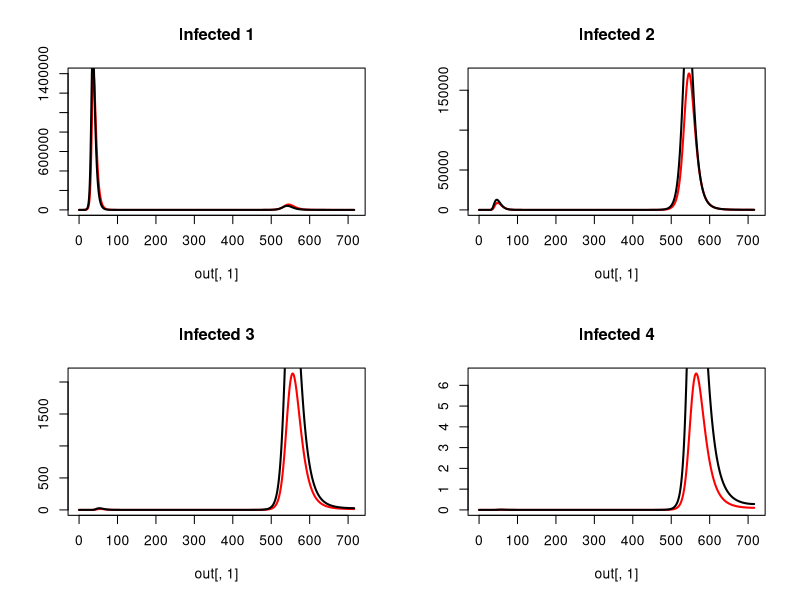

Source code (R):
############################
#CRC info
############################
args = commandArgs(TRUE)
input = as.numeric(args[1])
vac.vec = c(0.25, 0.45, 0.65, 0.85)
vac = c(rep(0,8), vac.vec[input], rep(0,19))

library(deSolve)

############################
#Initial condidtions and parameters
############################
percentage_vec <- c(rep(1.8,5), rep(1.8,5), rep(1.84,5), rep(1.86,5),
                    17.2, 15, 12.7, 8.8, 5.5, 2.8, 1.3, 0.2)
percentage_vec <- percentage_vec / 100
initial_conditions <- as.data.frame(matrix(NA, nrow = 28*4, ncol = 3))
initial_conditions[,2] <- rep(1:28,4)
for(i in 1:4){
  x <- i - 1
  initial_conditions[x*(28) + (1:28),1] <- rep(i,28)
}
initial_conditions[,3] <- rep(percentage_vec,4)

susceptible_init_h <- cbind(initial_conditions[,1], initial_conditions[,2], rep(NA, 112))
susceptible_init_h[,3] <- c(initial_conditions[1:28,3] * 6 *10^6, initial_conditions[29:56,3] * 0, 
                            initial_conditions[57:84,3] * 0, initial_conditions[85:112,3] * 0)
susceptible_init_l <- cbind(initial_conditions[,1], initial_conditions[,2], rep(NA, 112))
susceptible_init_l[,3] <- c(initial_conditions[1:28,3] * 6 *10^6, initial_conditions[29:56,3] * 0, 
                            initial_conditions[57:84,3] * 0, initial_conditions[85:112,3] * 0)

infected_init_h <- cbind(initial_conditions[,1], initial_conditions[,2], rep(NA, 112))
infected_init_h[,3] <- c(initial_conditions[1:28,3] * 1, initial_conditions[29:56,3] * 0, 
                         initial_conditions[57:84,3] * 0, initial_conditions[85:112,3] * 0)
infected_init_l <- cbind(initial_conditions[,1], initial_conditions[,2], rep(NA, 112))
infected_init_l[,3] <- c(initial_conditions[1:28,3] * 1, initial_conditions[29:56,3] * 0, 
                         initial_conditions[57:84,3] * 0, initial_conditions[85:112,3] * 0)

recovered_init_h <- cbind(initial_conditions[,1], initial_conditions[,2], rep(NA, 112))
recovered_init_h[,3] <- c(initial_conditions[1:28,3] * 0, initial_conditions[29:56,3] * 0, 
                          initial_conditions[57:84,3] * 0, initial_conditions[85:112,3] * 0)
recovered_init_l <- cbind(initial_conditions[,1], initial_conditions[,2], rep(NA, 112))
recovered_init_l[,3] <- c(initial_conditions[1:28,3] * 0, initial_conditions[29:56,3] * 0, 
                          initial_conditions[57:84,3] * 0, initial_conditions[85:112,3] * 0)


susceptible_h <- function(exposure){
  x <- exposure - 1
  susceptible <- c(susceptible_init_h[(x * 28) + 1:28,3])
}
susceptible_total_h <- sum(susceptible_h(1) + susceptible_h(2) + susceptible_h(3) + susceptible_h(4))
susceptible_l <- function(exposure){
  x <- exposure - 1
  susceptible <- c(susceptible_init_l[(x * 28) + 1:28,3])
}
susceptible_total_l <- sum(susceptible_l(1) + susceptible_l(2) + susceptible_l(3) + susceptible_l(4))

infected_h <- function(exposure){
  x <- exposure - 1
  infected <- c(infected_init_h[(x * 28) + 1:28,3])
} 
infected_total_h <- sum(infected_h(1) + infected_h(2) + infected_h(3) + infected_h(4))
infected_l <- function(exposure){
  x <- exposure - 1
  infected <- c(infected_init_l[(x * 28) + 1:28,3])
} 
infected_total_l <- sum(infected_l(1) + infected_l(2) + infected_l(3) + infected_l(4))

recovered_h <- function(exposure){
  x <- exposure - 1
  recovered <- c(recovered_init_h[(x * 28) + 1:28,3])
} 
recovered_total_h <- sum(recovered_h(1) + recovered_h(2) + recovered_h(3) + recovered_h(4))
recovered_l <- function(exposure){
  x <- exposure - 1
  recovered <- c(recovered_init_l[(x * 28) + 1:28,3])
} 
recovered_total_l <- sum(recovered_l(1) + recovered_l(2) + recovered_l(3) + recovered_l(4))

population_h <- sum(susceptible_total_h + infected_total_h + recovered_total_h)
population_l <- sum(susceptible_total_l + infected_total_l + recovered_total_l)


native <- c(rep(1, 7), rep(0.86, 9), rep(0.842, 4), 0.814, 0.7676, 0.7784, rep(0.809, 5))

parms <- c(beta_h = 0.6125551,
           beta_l = 0.9155611,
           gamma = 1/4,
           sigma = 1/(365 * 1.2),
           mu = 19 / (1000 * 365),
           delta = c((0.013 / 365), rep(0.001 / 365, 4), rep(0, 10), rep(0.001, 5), 
                     0.002 / 365, 0.0025 / 365, 
                     0.004 / 365, 0.0085 / 365,
                     0.0175 / 365, 0.0425 / 365,
                     0.114 / 365, 0.151 / 365),
           age_window = c(rep(1, 21), rep(10, 7)),
           native = c(rep(1, 7), rep(0.86, 9), rep(0.842, 4), 0.814, 0.7676, 0.7784, rep(0.809, 5)),
           travel <- 1 - native,
           vac_h = vac,
           vac_l = vac)

############################
#MODEL
############################
model <- function(t, y, parms){
  
  beta_h <- parms[1]
  beta_l <- parms[2]
  gamma <- parms[3]
  sigma <- parms[4]
  mu <- parms[5]
  delta <- parms[6:33]
  age_window <- parms[34:61]
  native <- parms[62:89]
  travel <- parms[90:117]
  vac_h <- ifelse(t>(365*30), parms[118:145], rep(0,28))
  vac_l <- ifelse(t>(365*30), parms[146:173], rep(0,28))
  
  
  S1_h <- y[1:28]
  I1_h <- y[29:56]
  R1_h <- y[57:84]
  S2_h <- y[85:112]
  I2_h <- y[113:140]
  R2_h <- y[141:168]
  S3_h <- y[169:196]
  I3_h <- y[197:224]
  R3_h <- y[225:252]
  S4_h <- y[253:280]
  I4_h <- y[281:308]
  R4_h <- y[309:336]
  
  S1_l <- y[337:364]
  I1_l <- y[365:392]
  R1_l <- y[393:420]
  S2_l <- y[421:448]
  I2_l <- y[449:476]
  R2_l <- y[477:504]
  S3_l <- y[505:532]
  I3_l <- y[533:560]
  R3_l <- y[561:588]
  S4_l <- y[589:616]
  I4_l <- y[617:644]
  R4_l <- y[645:672]
  
  FOI <- y[673]
  FOI_h <- y[674]
  FOI_l <- y[675]
  
  infected_total_h <- sum(sum(I1_h), sum(I2_h), sum(I3_h), sum(I4_h))
  population_h <- y[1:336]
  pop_h <- sum(population_h)
  infected_total_l <- sum(sum(I1_l), sum(I2_l), sum(I3_l), sum(I4_l))
  population_l <- y[337:672]
  pop_l <- sum(population_l)
  
  effective_population_h <- population_h + rep(travel,12) * population_l
  effective_population_h <- sum(effective_population_h)
  effective_population_l <- population_l + rep(travel,12) * population_h
  effective_population_l <- sum(effective_population_l)
  
  #first infection
  dS1_h <-  
    mu * c(pop_h, rep(0,27)) +
    c(0, 1/365 / head(age_window, -1) * head(S1_h, -1)) -
    c(1/365 / head(age_window, -1) * head(S1_h, -1), 0) -
    native * S1_h * (beta_h * infected_total_h / effective_population_h) -
    travel * S1_h * (beta_l * infected_total_l / effective_population_l) -
    S1_h * delta -
    S1_h * vac_h
  dS1_l <-  
    mu * c(pop_l, rep(0,27)) +
    c(0, 1/365 / head(age_window, -1) * head(S1_l, -1)) -
    c(1/365 / head(age_window, -1) * head(S1_l, -1), 0) -
    travel * S1_l * (beta_h * infected_total_h / effective_population_h) -
    native * S1_l * (beta_l * infected_total_l / effective_population_l) -
    S1_l * delta - 
    S1_l * vac_l
  
  dI1_h <- 
    native * S1_h * (beta_h * infected_total_h / effective_population_h) +
    travel * S1_h * (beta_l * infected_total_l / effective_population_l) +
    c(0, 1/365 / head(age_window, -1) * head(I1_h, -1)) -
    c(1/365 / head(age_window, -1) * head(I1_h, -1), 0) -
    I1_h * gamma -
    I1_h * delta
  dI1_l <- 
    travel * S1_l * (beta_h * infected_total_h / effective_population_h) +
    native * S1_l * (beta_l * infected_total_l / effective_population_l) +
    c(0, 1/365 / head(age_window, -1) * head(I1_l, -1)) -
    c(1/365 / head(age_window, -1) * head(I1_l, -1), 0) -
    I1_l * gamma -
    I1_l * delta
  
  FOI <- FOI + (sum(dI1_h+dI1_l) / (sum(dS1_h+dS1_l) + 1))
  FOI_h <- FOI_h + (sum(dI1_h) / (sum(dS1_h)+1))
  FOI_l <- FOI_l + (sum(dI1_l) / (sum(dS1_l)+1))
  
  dR1_h <-
    I1_h * gamma +
    c(0, 1/365 / head(age_window, -1) * head(R1_h, -1)) -
    c(1/365 / head(age_window, -1) * head(R1_h, -1), 0) -
    R1_h * sigma -
    R1_h * delta +
    S1_h * vac_h - 
    R1_h * vac_h
  dR1_l <-
    I1_l * gamma +
    c(0, 1/365 / head(age_window, -1) * head(R1_l, -1)) -
    c(1/365 / head(age_window, -1) * head(R1_l, -1), 0) -
    R1_l * sigma -
    R1_l * delta +
    S1_l * vac_l - 
    R1_l * vac_l
  
  #second infection
  dS2_h <- 
    R1_h * sigma +
    c(0, 1/365 / head(age_window, -1) * head(S2_h, -1)) -
    c(1/365 / head(age_window, -1) * head(S2_h, -1), 0) -
    native * S2_h * (0.75 * beta_h * infected_total_h / effective_population_h) -
    travel * S2_h * (0.75 * beta_l * infected_total_l / effective_population_l) -
    S2_h * delta - 
    S2_h * vac_h
  dS2_l <- 
    R1_l * sigma +
    c(0, 1/365 / head(age_window, -1) * head(S2_l, -1)) -
    c(1/365 / head(age_window, -1) * head(S2_l, -1), 0) -
    travel * S2_l * (0.75 * beta_h * infected_total_h / effective_population_h) -
    native * S2_l * (0.75 * beta_l * infected_total_l / effective_population_l) -
    S2_l * delta - 
    S2_l * vac_l
  
  dI2_h <- 
    native * S2_h * (0.75 * beta_h * infected_total_h / effective_population_h) +
    travel * S2_h * (0.75 * beta_l * infected_total_l / effective_population_l) +
    c(0, 1/365 / head(age_window, -1) * head(I2_h, -1)) -
    c(1/365 / head(age_window, -1) * head(I2_h, -1), 0) -
    I2_h * gamma -
    I2_h * delta
  dI2_l <- 
    travel * S2_l * (0.75 * beta_h * infected_total_h / effective_population_h) +
    native * S2_l * (0.75 * beta_l * infected_total_l / effective_population_l) +
    c(0, 1/365 / head(age_window, -1) * head(I2_l, -1)) -
    c(1/365 / head(age_window, -1) * head(I2_l, -1), 0) -
    I2_l * gamma -
    I2_l * delta
  
  FOI <- FOI + (sum(dI2_h+dI2_l) / (sum(dS2_h+dS2_l) + 1))
  FOI_h <- FOI_h + (sum(dI2_h) / (sum(dS2_h)+1))
  FOI_l <- FOI_l + (sum(dI2_l) / (sum(dS2_l)+1))
  
  dR2_h <-  
    I2_h * gamma +  
    c(0, 1/365 / head(age_window, -1) * head(R2_h, -1)) -
    c(1/365 / head(age_window, -1) * head(R2_h, -1), 0) -
    R2_h * sigma -
    R2_h * delta +
    R1_h * vac_h +
    S2_h * vac_h -
    R2_h * vac_h
  dR2_l <-  
    I2_l * gamma +  
    c(0, 1/365 / head(age_window, -1) * head(R2_l, -1)) -
    c(1/365 / head(age_window, -1) * head(R2_l, -1), 0) -
    R2_l * sigma -
    R2_l * delta + 
    R1_l * vac_l +
    S2_l * vac_l -
    R2_l * vac_l
  
  #third infection
  dS3_h <- 
    R2_h * sigma + 
    c(0, 1/365 / head(age_window, -1) * head(S3_h, -1)) -
    c(1/365 / head(age_window, -1) * head(S3_h, -1), 0) -
    native * S3_h * (0.5 * beta_h * infected_total_h / effective_population_h) -
    travel * S3_h * (0.5 * beta_l * infected_total_l / effective_population_l) -
    S3_h * delta -
    S3_h * vac_h
  dS3_l <- 
    R2_l * sigma + 
    c(0, 1/365 / head(age_window, -1) * head(S3_l, -1)) -
    c(1/365 / head(age_window, -1) * head(S3_l, -1), 0) -
    travel * S3_l * (0.5 * beta_h * infected_total_h / effective_population_h) -
    native * S3_l * (0.5 * beta_l * infected_total_l / effective_population_l) -
    S3_l * delta -
    S3_l * vac_l
  
  dI3_h <- 
    native * S3_h * (0.5 * beta_h * infected_total_h / effective_population_h) +
    travel * S3_h * (0.5 * beta_l * infected_total_l / effective_population_l) +
    c(0, 1/365 / head(age_window, -1) * head(I3_h, -1)) -
    c(1/365 / head(age_window, -1) * head(I3_h, -1), 0) -
    I3_h * gamma -
    I3_h * delta
  dI3_l <- 
    travel * S3_l * (0.5 * beta_h * infected_total_h / effective_population_h) +
    native * S3_l * (0.5 * beta_l * infected_total_l / effective_population_l) +
    c(0, 1/365 / head(age_window, -1) * head(I3_l, -1)) -
    c(1/365 / head(age_window, -1) * head(I3_l, -1), 0) -
    I3_l * gamma -
    I3_l * delta
  
  FOI <- FOI + (sum(dI3_h+dI1_l) / (sum(dS3_h+dS3_l) + 1))
  FOI_h <- FOI_h + (sum(dI3_h) / (sum(dS3_h)+1))
  FOI_l <- FOI_l + (sum(dI3_l) / (sum(dS3_l)+1))
  
  dR3_h <- 
    I3_h * gamma +
    c(0, 1/365 / head(age_window, -1) * head(R3_h, -1)) -
    c(1/365 / head(age_window, -1) * head(R3_h, -1), 0) -
    R3_h * sigma -
    R3_h * delta + 
    R2_h * vac_h +
    S3_h * vac_h -
    R3_h * vac_h
  dR3_l <- 
    I3_l * gamma +
    c(0, 1/365 / head(age_window, -1) * head(R3_l, -1)) -
    c(1/365 / head(age_window, -1) * head(R3_l, -1), 0) -
    R3_l * sigma -
    R3_l * delta +
    R3_l * vac_l +
    S3_l * vac_l - 
    R3_l * vac_l
  
  #fourth infection
  dS4_h <- 
    R3_h * sigma +
    c(0, 1/365 / head(age_window, -1) * head(S4_h, -1)) -
    c(1/365 / head(age_window, -1) * head(S4_h, -1), 0) -
    native * S4_h * (0.25 * beta_h * infected_total_h / effective_population_h) -
    travel * S4_h * (0.25 * beta_l * infected_total_l / effective_population_l) -
    S4_h * delta - 
    S4_h * vac_h
  dS4_l <- 
    R3_l * sigma +
    c(0, 1/365 / head(age_window, -1) * head(S4_l, -1)) -
    c(1/365 / head(age_window, -1) * head(S4_l, -1), 0) -
    travel * S4_l * (0.25 * beta_h * infected_total_h / effective_population_h) -
    native * S4_l * (0.25 * beta_l * infected_total_l / effective_population_l) -
    S4_l * delta - 
    S4_l * vac_l
  
  dI4_h <- 
    native * S4_h * (0.25 * beta_h * infected_total_h / effective_population_h) +
    travel * S4_h * (0.25 * beta_l * infected_total_l / effective_population_l) +
    c(0, 1/365 / head(age_window, -1) * head(I4_h, -1)) -
    c(1/365 / head(age_window, -1) * head(I4_h, -1), 0) -
    I4_h * gamma -
    I4_h * delta
  dI4_l <- 
    travel * S4_l * (0.25 * beta_h * infected_total_h / effective_population_h) +
    native * S4_l * (0.25 * beta_l * infected_total_l / effective_population_l) +
    c(0, 1/365 / head(age_window, -1) * head(I4_l, -1)) -
    c(1/365 / head(age_window, -1) * head(I4_l, -1), 0) -
    I4_l * gamma -
    I4_l * delta
  
  FOI <- FOI + (sum(dI4_h+dI4_l) / (sum(dS4_h+dS4_l) + 1))
  FOI_h <- FOI_h + (sum(dI4_h) / (sum(dS4_h)+1))
  FOI_l <- FOI_l + (sum(dI4_l) / (sum(dS4_l)+1))
  
  dR4_h <- 
    I4_h * gamma +
    c(0, 1/365 / head(age_window, -1) * head(R4_h, -1)) -
    c(1/365 / head(age_window, -1) * head(R4_h, -1), 0) -
    R4_h * delta +
    R3_h * vac_h +
    S4_h * vac_h
  dR4_l <- 
    I4_l * gamma +
    c(0, 1/365 / head(age_window, -1) * head(R4_l, -1)) -
    c(1/365 / head(age_window, -1) * head(R4_l, -1), 0) -
    R4_l * delta + 
    R3_l * vac_l +
    S4_l * vac_l
  
  
  list(c(dS1_h, dI1_h, dR1_h,
         dS2_h, dI2_h, dR2_h,
         dS3_h, dI3_h, dR3_h,
         dS4_h, dI4_h, dR4_h,
         dS1_l, dI1_l, dR1_l,
         dS2_l, dI2_l, dR2_l,
         dS3_l, dI3_l, dR3_l,
         dS4_l, dI4_l, dR4_l, 
         FOI, FOI_h, FOI_l))
  
}

############################
#RUN MODEL
############################
y_init <- c(susceptible_h(1), infected_h(1), recovered_h(1),
            susceptible_h(2), infected_h(2), recovered_h(2),
            susceptible_h(3), infected_h(3), recovered_h(3),
            susceptible_h(4), infected_h(4), recovered_h(4),
            susceptible_l(1), infected_l(1), recovered_l(1),
            susceptible_l(2), infected_l(2), recovered_l(2),
            susceptible_l(3), infected_l(3), recovered_l(3),
            susceptible_l(4), infected_l(4), recovered_l(4),
            0, 0, 0)
times <- seq(from = 0, to = 365 * 50, by = .1)
out <- ode(times = times, y = y_init, func = model, parms = parms)

############################
#PROCESSING
############################
png(filename = paste('infections_', input, '.png', sep = ''))
par(mfrow = c(2,2))
infected_names <- c("Infected 1", "Infected 2", "Infected 3", "Infected 4")
for(i in 0:3){
  x <- 2 + 3 * i
  y <- x + 12
  legend_y <- max(rowSums(out[,(1+(x-1)*28+1):(1+(x)*28)]))
  {plot(out[,1],rowSums(out[,(1+(x-1)*28+1):(1+(x)*28)]),type='l', 
        col = "red", lwd = 2, ylab = '',
        main = infected_names[i + 1])
    lines(out[,1],rowSums(out[,(1+(y-1)*28+1):(1+(y)*28)]),type='l', lwd = 2)
    legend(8000, (2/3) * legend_y, legend=c("High SES", "Low SES"),
           col=c("red", "black"), lwd = c(2,2), cex=0.8)
  }}
dev.off()


############################
#OUTPUT
############################
out_last <- out[nrow(out),]
FOI <- out[,674]
FOI_h <- out[,675]
FOI_l <- out[,676]
save(out_last, file = paste('output_', input, '.RData', sep = ''))
save(FOI, file = paste('FOI_', input, '.RData', sep = ''))
save(FOI_h, file = paste('FOI.h_', input, '.RData', sep = ''))
save(FOI_l, file = paste('FOI.l_', input, '.RData', sep = ''))
